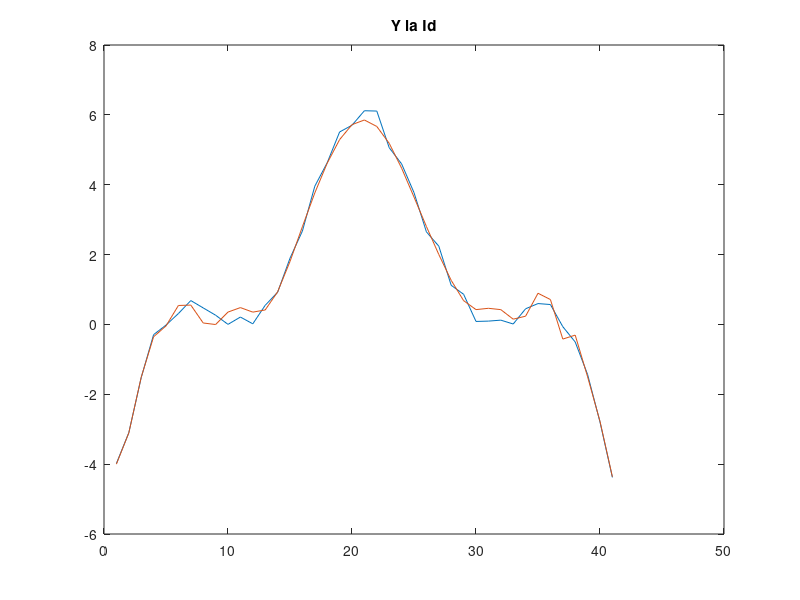
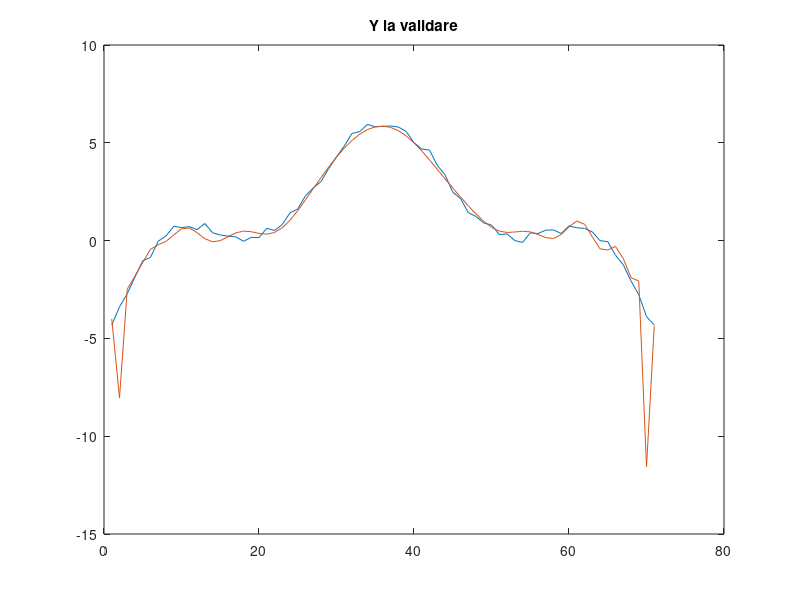
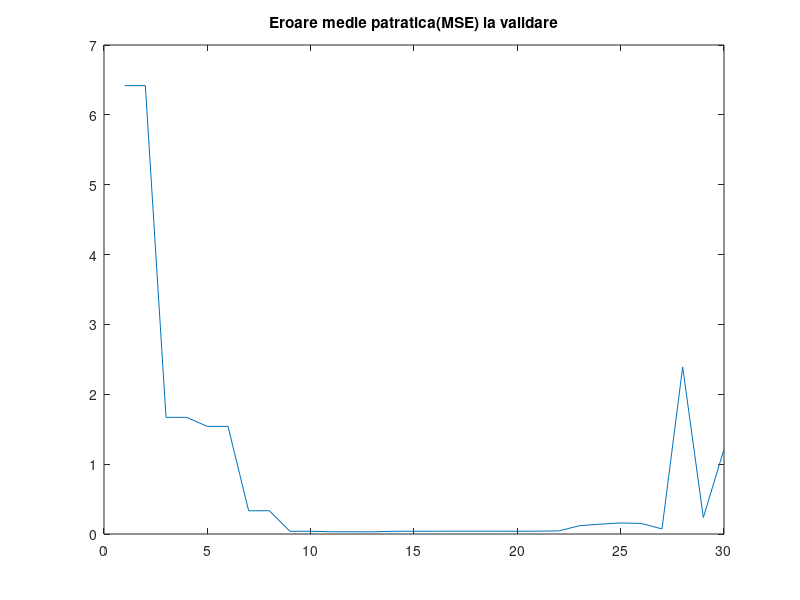
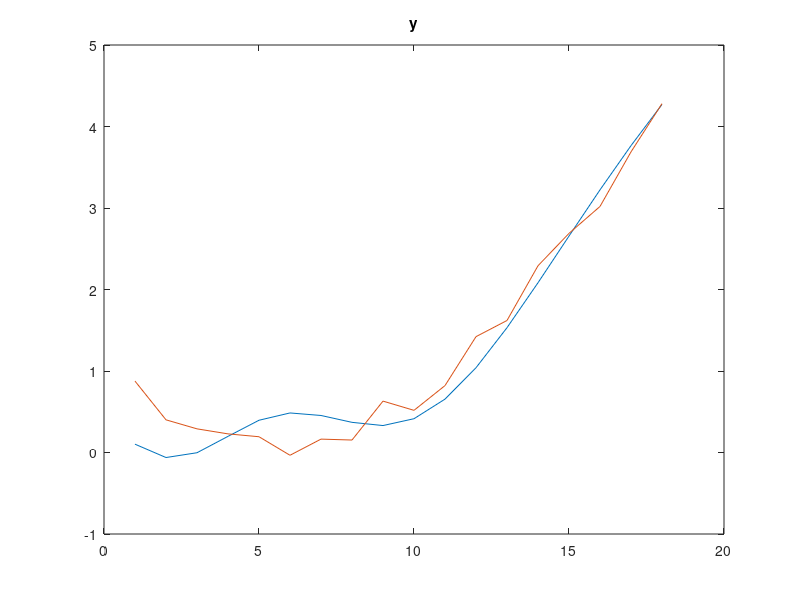

Write MATLAB code to recreate these figures, in order.
close all;
load('lab2_07.mat');
xi=id.X;
yi=id.Y;
xv=val.X;
yv=val.Y;

N=30;
V = zeros(1,N);
V_val = zeros(1,N);

for n=1:N
y=zeros(length(xi),n);
for i=1:length(xi)
    for j=1:n
    y(i,j)=xi(i).^(j-1);
    end
end
theta=y\yi';
y_hat=y*theta;
e=yi'-y_hat;
V(n)=1/length(e)*sum(e.^2);

y_val=zeros(length(xv),n);
for i=1:length(xv)
    for j=1:n
    y_val(i,j)=xv(i).^(j-1);
    end
end

y_hat_val=y_val*theta;
e_val=yv'-y_hat_val;
V_val(n)=1/length(e_val)*sum(e_val.^2);
end



[minim,index_min]=min(V_val);
fprintf("Eroare minima (%f) este la polinomul de gradul: %d\n",minim,index_min);
%%
for i=1:length(xi)
y(i,1:N)=xi(i).^((1:N)-1);    
end
%%
close all;
figure;

plot(yi);title('Y la Id');
hold on
plot(y_hat);
hold off
figure
plot(yv);title('Y la validare');
hold on
plot(y_hat_val);
hold off

figure
% subplot(211)
% plot(e); title('Eroarea la Id');
% subplot(212)
plot(e_val);title('Eroarea la validare');

% figure
% subplot(211)
% plot(V); title('Eroare mmedie patratica la validare(MSE) la Id');
% subplot(212)
plot(V_val); title('Eroare medie patratica(MSE) la validare');

figure
plot(y_hat_val(index_min:n));title('y')
hold on
plot(yv(index_min:n))
